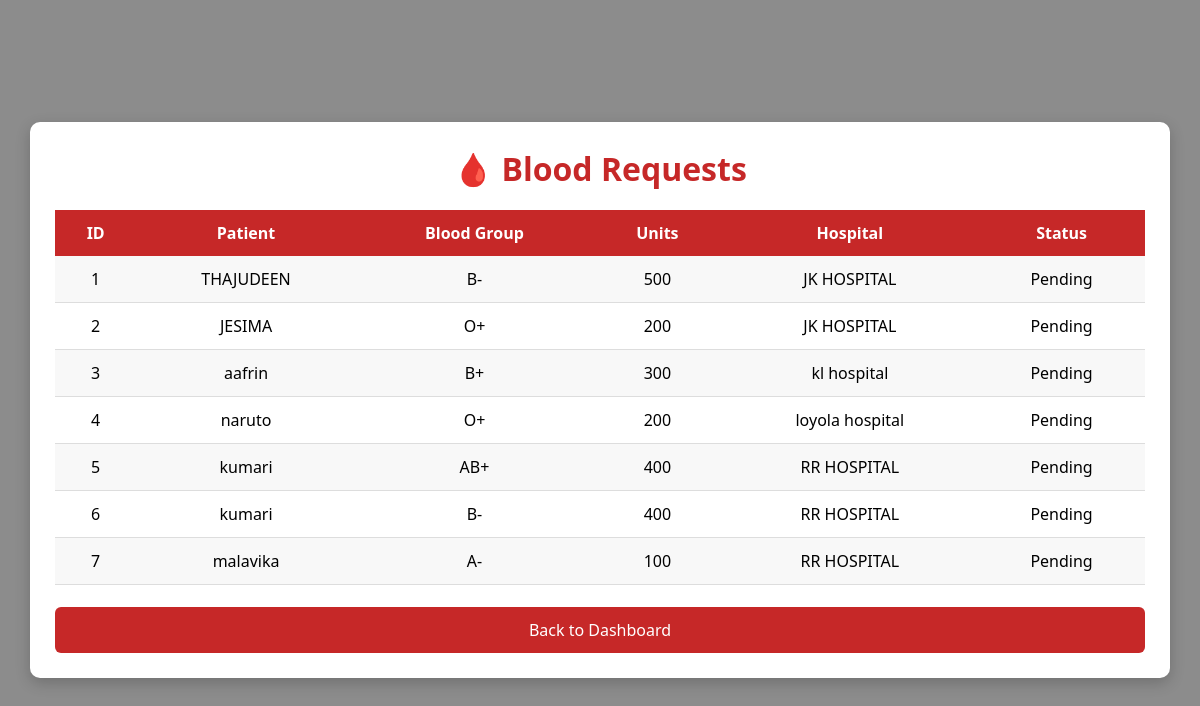
The app's page /view_requests with its own data.
### tables this page shows
CREATE TABLE blood_request(
    request_id INTEGER PRIMARY KEY AUTOINCREMENT,
    patient_name TEXT,
    blood_group TEXT,
    units INTEGER,
    hospital TEXT,
    status TEXT
);

### app.py (the view)
@app.route('/view_requests')
def view_requests():
    conn = get_db_connection()
    requests = conn.execute(
        "SELECT * FROM blood_request"
    ).fetchall()
    conn.close()
    return render_template(
        "view_requests.html",
        requests=requests
    )

### app.py (called while the page is built)
def get_db_connection():
    conn = sqlite3.connect("bloodbank.db")
    conn.row_factory = sqlite3.Row
    return conn

### templates/view_requests.html (shortened to what this page needs)
<!DOCTYPE html>
<html>
<head>
<link rel="stylesheet"
href="{{ url_for('static', filename='style.css') }}">
</head>
<body>
<div class="table-container">
<h1>🩸 Blood Requests</h1>
<table>
<tr>
<th>ID</th>
<th>Patient</th>
<th>Blood Group</th>
<th>Units</th>
<th>Hospital</th>
<th>Status</th>
</tr>
{% for r in requests %}
<tr>
<td>{{ r['request_id'] }}</td>
<td>{{ r['patient_name'] }}</td>
<td>{{ r['blood_group'] }}</td>
<td>{{ r['units'] }}</td>
<td>{{ r['hospital'] }}</td>
<td>{{ r['status'] }}</td>
</tr>
{% endfor %}
</table>
<br>
<a href="/dashboard">
<button>
Back to Dashboard
</button>
</a>
</div>
</body>
</html>

### static/style.css (style rules this page uses)
* { margin:0; padding:0; box-sizing:border-box; font-family:Segoe UI,sans-serif; }
body { background:linear-gradient(135deg,#b71c1c,#ef5350); height:100vh; display:flex; justify-content:center; align-items:center; }
button { width:100%; padding:14px; background:#c62828; color:white; border:none; border-radius:8px; font-size:18px; cursor:pointer; transition:.3s; }
.table-container { width:95%; margin:30px auto; background:white; padding:25px; border-radius:10px; box-shadow:0 5px 15px rgba(0,0,0,.2); }
.table-container h1 { text-align:center; color:#c62828; margin-bottom:20px; }
table { width:100%; border-collapse:collapse; margin-top:20px; }
table th { background:#c62828; color:white; padding:12px; }
table td { padding:12px; text-align:center; border-bottom:1px solid #ddd; }
body { margin:0; padding:0; font-family:Arial, Helvetica, sans-serif; background:#f4f6f9; }
.table-container { width:95%; margin:30px auto; background:white; padding:25px; border-radius:10px; box-shadow:0 5px 15px rgba(0,0,0,0.2); }
table { width:100%; border-collapse:collapse; }
.table-container button { padding:10px 20px; background:#c62828; color:white; border:none; border-radius:6px; cursor:pointer; font-size:16px; }
.table-container { width:95%; margin:30px auto; background:white; padding:25px; border-radius:10px; box-shadow:0px 5px 15px rgba(0,0,0,0.2); }
table td { padding:12px; text-align:center; border-bottom:1px solid #dddddd; }
table tr:nth-child(even) { background:#f8f8f8; }
.table-container button { padding:12px 20px; background:#c62828; color:white; border:none; border-radius:6px; cursor:pointer; font-size:16px; }
body { margin:0; padding:0; font-family:Arial, Helvetica, sans-serif; background:linear-gradient(rgba(0,0,0,.45),rgba(0,0,0,.45)), url("https://images.unsplash.com/photo-1615461066841-6116e61058f4?w=1600"); background-size:cover; background-position:center; }

### records on screen
blood_request: request_id "1", patient_name "THAJUDEEN", blood_group "B-", units "500", hospital "JK HOSPITAL", status "Pending"
blood_request: request_id "2", patient_name "JESIMA", blood_group "O+", units "200", hospital "JK HOSPITAL", status "Pending"
blood_request: request_id "3", patient_name "aafrin", blood_group "B+", units "300", hospital "kl hospital", status "Pending"
blood_request: request_id "4", patient_name "naruto", blood_group "O+", units "200", hospital "loyola hospital", status "Pending"
blood_request: request_id "5", patient_name "kumari", blood_group "AB+", units "400", hospital "RR HOSPITAL", status "Pending"
blood_request: request_id "6", patient_name "kumari", blood_group "B-", units "400", hospital "RR HOSPITAL", status "Pending"
blood_request: request_id "7", patient_name "malavika", blood_group "A-", units "100", hospital "RR HOSPITAL", status "Pending"
